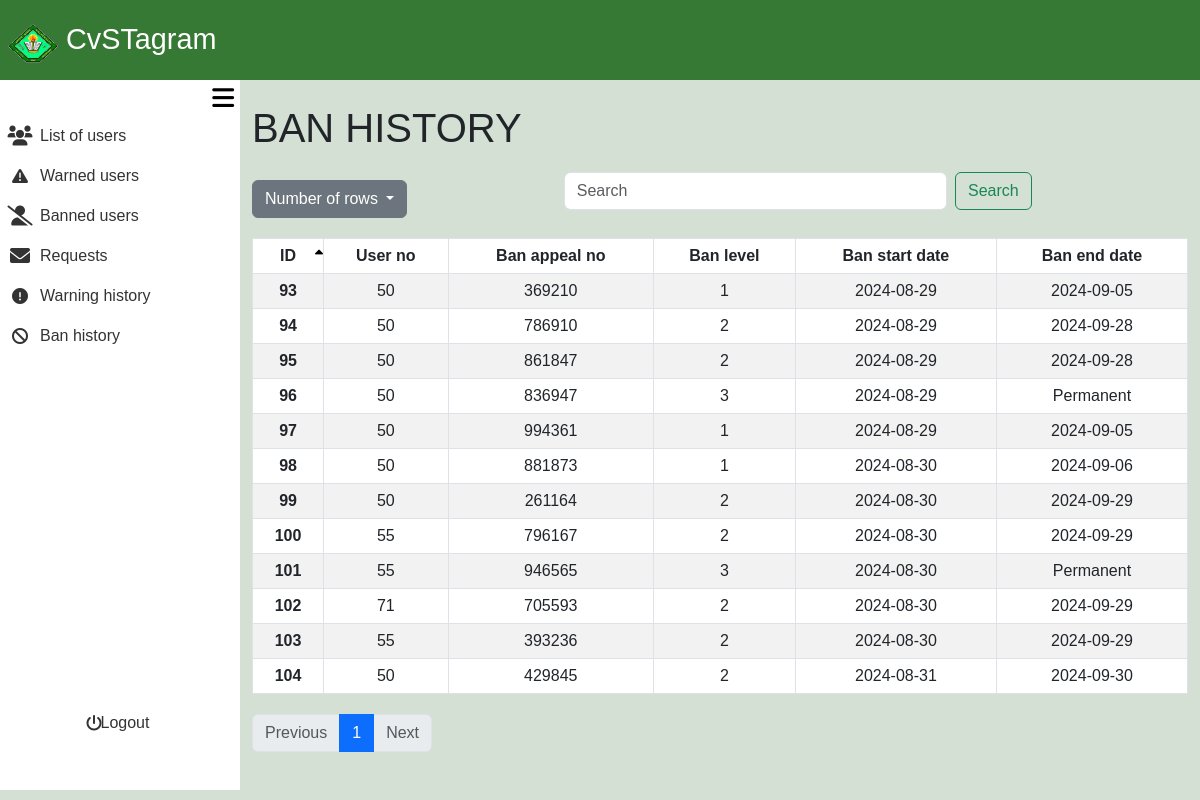
Page /admin_area/banned_user.php?rows=25&page=1 (signed in) on the earlier database version.
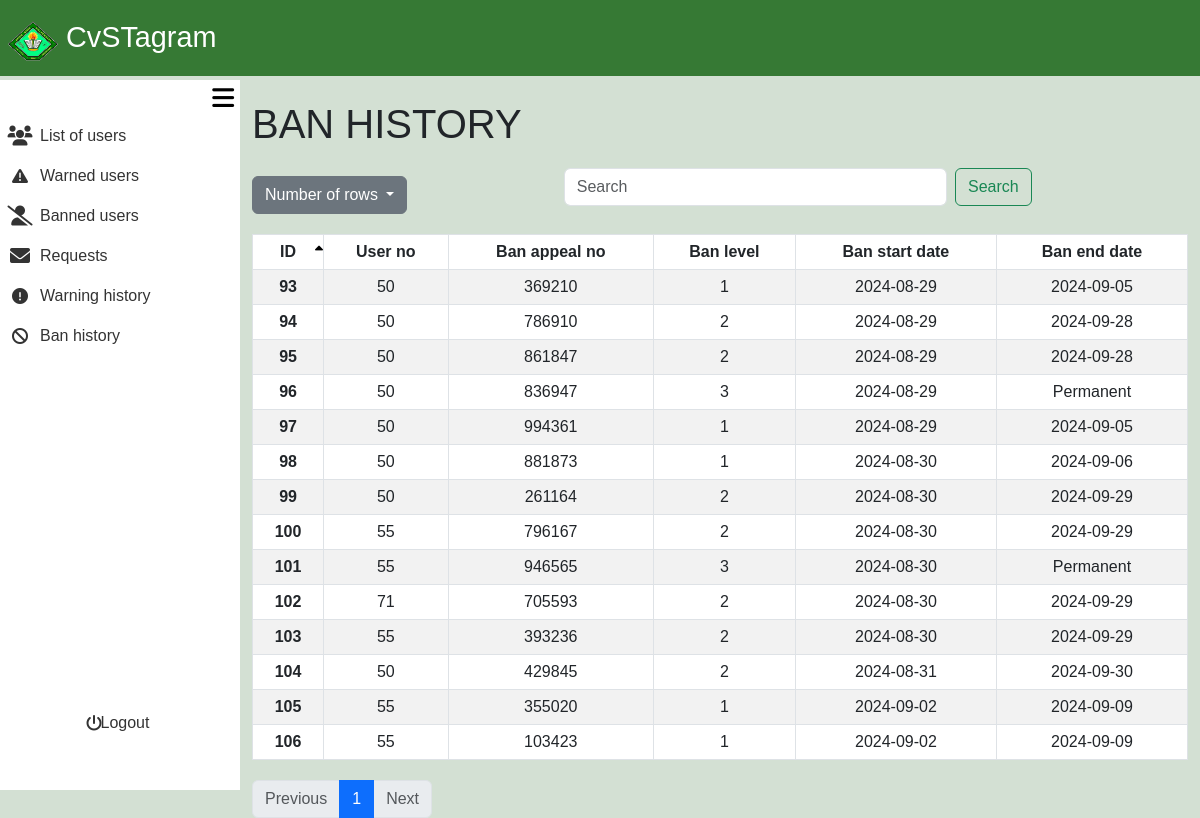
Same page on the later database version.
### tables this page shows
CREATE TABLE `user_bans` (
  `ban_id` int(11) NOT NULL,
  `user_no` int(11) NOT NULL,
  `ban_appeal_id` int(11) NOT NULL,
  `ban_level` int(11) NOT NULL,
  `ban_start_date` date NOT NULL,
  `ban_end_date` date DEFAULT NULL
);

### admin_area/banned_user.php (the view, shortened to what the changed rows need)
<?php
require_once '../include/connect.php';
require_once '../include/bootsrap.php';
?>
<!DOCTYPE html>
<html lang="en">
<head>
    <link rel="stylesheet" href="admin_dashbaord.css?v=<?php echo time(); ?>">
</head>
<body>
<div class="container-fluid screen">
        <div class="container-fluid content">
<?php
$search = isset($_GET['search']) ? trim($_GET['search']) : '';
$sort_column = isset($_GET['sort']) ? $_GET['sort'] : 'ban_id';
$sort_direction = isset($_GET['direction']) && $_GET['direction'] == 'desc' ? 'desc' : 'asc';
$rows_per_page = isset($_GET['rows']) ? intval($_GET['rows']) : 10;
$page = isset($_GET['page']) ? intval($_GET['page']) : 1;
$offset = ($page - 1) * $rows_per_page;
$searchFilter = !empty($search) ? " AND (ban_id LIKE '%$search%' OR user_no LIKE '%$search%' OR ban_appeal_id LIKE '%$search%' OR ban_start_date LIKE '%$search%' OR ban_end_date LIKE '%$search%')" : "";
$query = "SELECT ban_id, user_no, ban_appeal_id, ban_level, ban_start_date, ban_end_date from user_bans
WHERE 1=1 $searchFilter
               ORDER BY $sort_column $sort_direction
               LIMIT $rows_per_page OFFSET $offset";
$usersResult = $con->query($query);
$totalQuery = "SELECT COUNT(*) AS total FROM user_bans";
$totalResult = $con->query($totalQuery);
$totalRecords = $totalResult->fetch_assoc()['total'];
$totalPages = ceil($totalRecords / $rows_per_page);
?>
    <div class="container mt-4 ">
        <h1>BAN HISTORY</h1>
        <table class="table table-bordered table-striped">
        <thead>
            <tr>
                <th scope="col" class="sortable <?php echo ($sort_column == 'ban_id') ? ($sort_direction == 'asc' ? 'asc' : 'desc') : ''; ?>" onclick="sortTable('fname')">ID<i class="fa-solid fa-sort-up"></i><i class="fa-solid fa-sort-down"></i></th>
                <th scope="col" class="sortable <?php echo ($sort_column == 'user_no') ? ($sort_direction == 'asc' ? 'asc' : 'desc') : ''; ?>" onclick="sortTable('user_no')">User no</th>
                <th scope="col" class="sortable <?php echo ($sort_column == 'ban_appeal_id') ? ($sort_direction == 'asc' ? 'asc' : 'desc') : ''; ?>" onclick="sortTable('ban_appeal_id')">Ban appeal no<i class="fa-solid fa-sort-up"></i><i class="fa-solid fa-sort-down"></i></th>
                <th scope="col" class="sortable <?php echo ($sort_column == 'ban_level') ? ($sort_direction == 'asc' ? 'asc' : 'desc') : ''; ?>" onclick="sortTable('ban_level')">Ban level<i class="fa-solid fa-sort-up"></i><i class="fa-solid fa-sort-down"></i></th>
                <th scope="col" class="sortable <?php echo ($sort_column == 'ban_start_date') ? ($sort_direction == 'asc' ? 'asc' : 'desc') : ''; ?>" onclick="sortTable('ban_start_date')">Ban start date<i class="fa-solid fa-sort-up"></i><i class="fa-solid fa-sort-down"></i></th>
                <th scope="col" class="sortable <?php echo ($sort_column == 'ban_end_date') ? ($sort_direction == 'asc' ? 'asc' : 'desc') : ''; ?>" onclick="sortTable('ban_end_date')">Ban end date<i class="fa-solid fa-sort-up"></i><i class="fa-solid fa-sort-down"></i></th>
            </tr>
        </thead>
                <tbody>
                    <?php
                        if ($usersResult) {
                            while ($row = $usersResult->fetch_assoc()) {
                                echo "<tr>";
                                echo "<th scope='row'>" . htmlspecialchars($row['ban_id']) . "</th>";
                                echo "<td>" . htmlspecialchars($row['user_no']) . "</td>";
                                echo "<td>" . htmlspecialchars($row['ban_appeal_id']) . "</td>";
                                echo "<td>" . htmlspecialchars($row['ban_level']) . "</td>";
                                echo "<td>" . htmlspecialchars($row['ban_start_date']) . "</td>";
                                if($row['ban_end_date'] === NULL){
                                    echo "<td> Permanent </td>";
                                }else{
                                    echo "<td>" . htmlspecialchars($row['ban_end_date']) . "</td>";
                                }
                                echo "</tr>";
                            }
                        } else {
                            echo "No results found or an error occurred.";
                        }
                    ?>
                </tbody>
        </table>
        <nav aria-label="Page navigation">
            <ul class="pagination">
                <?php for ($i = 1; $i <= $totalPages; $i++): ?>
                    <li class="page-item <?php if ($i == $page) echo 'active'; ?>">
                        <a class="page-link" href="?rows=<?php echo $rows_per_page; ?>&page=<?php echo $i; ?>&sort=<?php echo $sort_column; ?>&direction=<?php echo $sort_direction; ?>"><?php echo $i; ?></a>
                    </li>
                <?php endfor; ?>
            </ul>
        </nav>
    </div>
        </div>
    </div>
</body>
</html>

Differences in the rows shown:
added user_bans: ban_id "105", user_no "55", ban_appeal "355020", ban_level "1", ban_start_date "2024-09-02", ban_end_date "2024-09-09"
added user_bans: ban_id "106", user_no "55", ban_appeal "103423", ban_level "1", ban_start_date "2024-09-02", ban_end_date "2024-09-09"
